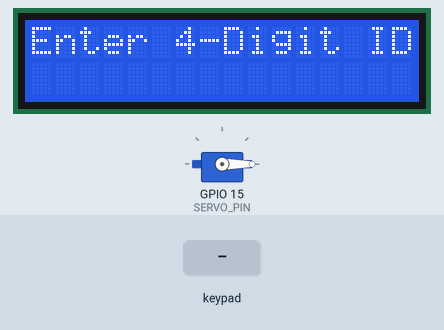
Recording of a sketch running on a simulated ESP32. Shown: 16×2 character LCD, servo. The test bench sets the inputs (shaded band). Random numbers use the default seed unless the sketch sets one; nothing arrives over Bluetooth unless stated; what the sketch prints to the serial monitor is not drawn.

Above: at 1.2 s.
1.3 s: keypad keys 1 3 1 2 1 4 2 7 # pressed 0.4 s apart
At 5.0 s:
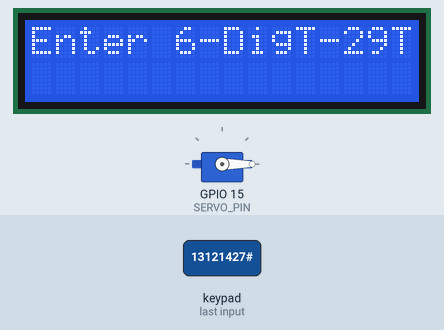
7.9 s: keypad keys 2 6 2 5 3 3 3 2 # pressed 0.4 s apart
At 12.2 s:
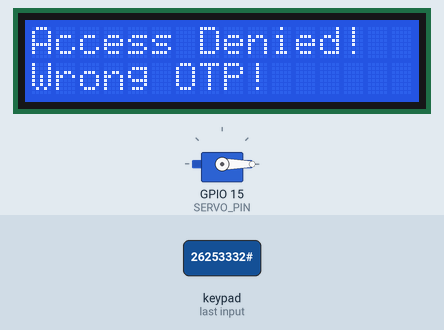
13.0 s: key '2' pressed
At 14.5 s:
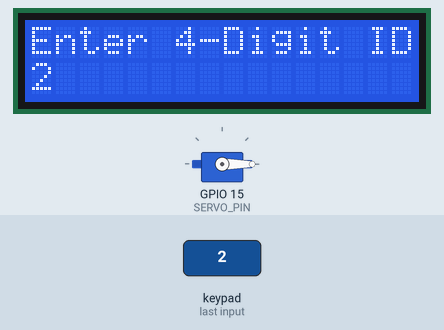
15.1 s: key '1' pressed
At 15.4 s:
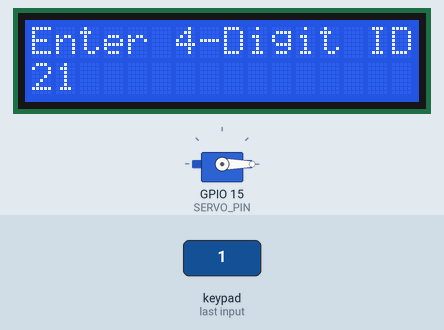
Timing chart, 0 to 17.6 s (numbered marks = the images above; inputs shaded):
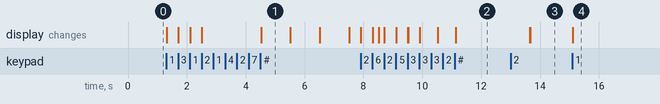

Measured:
- after the input at 1.3 s, the display: first changes at once (image 1 shows a later state)
- after the input at 15.1 s, the display: changes at once (image 4)

The sketch:

keypad.ino
```cpp
#include <Keypad.h>
#include <LiquidCrystal_I2C.h>
#include <ESP32Servo.h>
#include "BluetoothSerial.h"

// System States
enum LockState { ENTER_ID, ENTER_OTP, ACCESS_GRANTED, ACCESS_DENIED };
LockState currentState = ENTER_ID;

// Keypad Configuration
const byte ROWS = 4;
const byte COLS = 4;
char keys[ROWS][COLS] = {
  {'1','2','3','A'},
  {'4','5','6','B'},
  {'7','8','9','C'},
  {'*','0','#','D'}
};
byte rowPins[ROWS] = {13, 12, 14, 27}; // ESP32 GPIOs connected to row pins of the keypad
byte colPins[COLS] = {26, 25, 33, 32}; // ESP32 GPIOs connected to column pins of the keypad

Keypad customKeypad = Keypad(makeKeymap(keys), rowPins, colPins, ROWS, COLS);

// Peripherals Setup
LiquidCrystal_I2C lcd(0x27, 16, 2);
Servo lockServo;
BluetoothSerial SerialBT;

#define SERVO_PIN 15

// Buffers and Variables
String inputBuffer = "";
String studentID = "";
String generatedOTP = "";

unsigned long otpTimestamp = 0;
const unsigned long OTP_TIMEOUT = 30000; // 30 seconds limit
int lastRemainingSeconds = -1;

void setup() {
  Serial.begin(115200);

  // Initialize Bluetooth Classic
  SerialBT.begin("Hostel_Gate_Lock");
  Serial.println("Bluetooth Device Initialized: 'Hostel_Gate_Lock'");

  // Initialize LCD Screen
  lcd.init();
  lcd.backlight();

  // Initialize Servo Motor
  ESP32PWM::allocateTimer(0);
  lockServo.setPeriodHertz(50);
  lockServo.attach(SERVO_PIN, 500, 2400);
  lockServo.write(0); // Door Locked at 0 degrees

  resetToDefaultState();
}

void loop() {
  char key = customKeypad.getKey();
  unsigned long currentMillis = millis();

  // Handle Timeout Countdown if waiting for OTP entry
  if (currentState == ENTER_OTP) {
    if (currentMillis - otpTimestamp >= OTP_TIMEOUT) {
      Serial.println("LOG [FAILURE]: OTP Entry Timed Out for Student ID: " + studentID);
      currentState = ACCESS_DENIED;
      handleAccessDenied("Time Out!");
    } else {
      // Calculate and refresh countdown text on LCD without blocking loop execution
      int remainingSeconds = (OTP_TIMEOUT - (currentMillis - otpTimestamp)) / 1000;
      if (remainingSeconds != lastRemainingSeconds) {
        lastRemainingSeconds = remainingSeconds;
        lcd.setCursor(11, 0);
        lcd.print("T-");
        if(remainingSeconds < 10) lcd.print("0");
        lcd.print(remainingSeconds);
      }
    }
  }

  // Handle Keypad Character Intakes
  if (key) {
    if (key == '*') {
      // Clear current typing line buffer
      inputBuffer = "";
      lcd.setCursor(0, 1);
      lcd.print("                ");
      lcd.setCursor(0, 1);
    }
    else if (key == '#') {
      // Confirm submission
      processBufferSubmission();
    }
    else if (key != 'A' && key != 'B' && key != 'C' && key != 'D') {
      // Add digits to string variable buffers
      if (currentState == ENTER_ID && inputBuffer.length() < 4) {
        inputBuffer += key;
        lcd.setCursor(inputBuffer.length() - 1, 1);
        lcd.print(key); // Display raw ID digit
      }
      else if (currentState == ENTER_OTP && inputBuffer.length() < 6) {
        inputBuffer += key;
        lcd.setCursor(inputBuffer.length() - 1, 1);
        lcd.print('*'); // Masked visual input confirmation
      }
    }
  }
}

void resetToDefaultState() {
  inputBuffer = "";
  studentID = "";
  generatedOTP = "";
  currentState = ENTER_ID;
  lastRemainingSeconds = -1;

  lcd.clear();
  lcd.setCursor(0, 0);
  lcd.print("Enter 4-Digit ID");
  lcd.setCursor(0, 1);
}

void processBufferSubmission() {
  if (currentState == ENTER_ID) {
    if (inputBuffer.length() == 4) {
      studentID = inputBuffer;
      inputBuffer = ""; // Flush buffer for next stage

      // Generate Secure 6-Digit Verification Token
      generatedOTP = "";
      for (int i = 0; i < 6; i++) {
        generatedOTP += String(random(0, 10));
      }

      // Transmit generated password via Bluetooth pipeline
      if (SerialBT.hasClient()) {
        SerialBT.println("\n==========================");
        SerialBT.println("HOSTEL AUTOMATED GATE LOCK");
        SerialBT.print("Your 6-Digit OTP is: ");
        SerialBT.println(generatedOTP);
        SerialBT.println("Valid for exactly 30 seconds.");
        SerialBT.println("==========================");
      }

      // Output generation status locally to tracking port
      Serial.println("DEBUG: Generated OTP [" + generatedOTP + "] for Student ID: " + studentID);

      // Update State variables
      currentState = ENTER_OTP;
      otpTimestamp = millis();

      lcd.clear();
      lcd.setCursor(0, 0);
      lcd.print("Enter 6-Digit OTP");
    }
  }
  else if (currentState == ENTER_OTP) {
    if (inputBuffer.length() == 6) {
      if (inputBuffer == generatedOTP) {
        Serial.println("LOG [SUCCESS]: Access Granted to Student ID: " + studentID);
        currentState = ACCESS_GRANTED;
        handleAccessGranted();
      } else {
        Serial.println("LOG [FAILURE]: Invalid OTP Entered for Student ID: " + studentID);
        currentState = ACCESS_DENIED;
        handleAccessDenied("Wrong OTP!");
      }
    }
  }
}

void handleAccessGranted() {
  lcd.clear();
  lcd.setCursor(0, 0);
  lcd.print("Access Granted!");
  lcd.setCursor(0, 1);
  lcd.print("Welcome Home");

  // Pivot lock arm 90 degrees to simulate unlatching mechanics
  lockServo.write(90);
  delay(4000); // Wait 4 seconds for the student to pass through

  lockServo.write(0); // Relatch lock
  resetToDefaultState();
}

void handleAccessDenied(String reason) {
  lcd.clear();
  lcd.setCursor(0, 0);
  lcd.print("Access Denied!");
  lcd.setCursor(0, 1);
  lcd.print(reason);

  delay(2500); // Keep message context readable
  resetToDefaultState();
}
```
